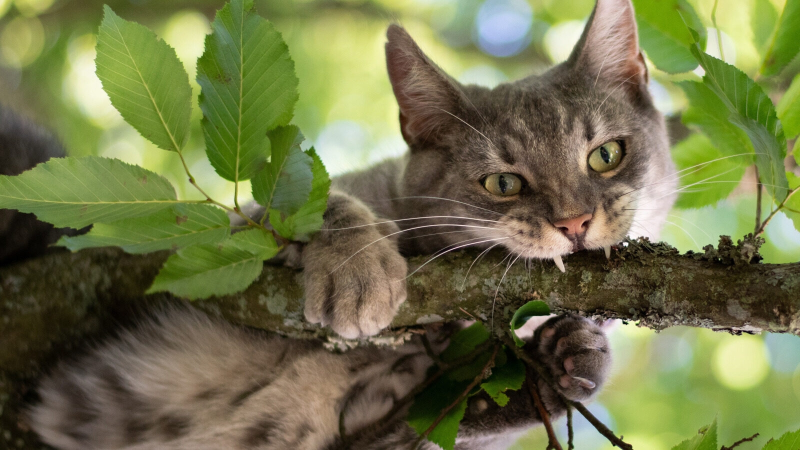
#> input picture ind/img.jpg, 1600 x 900 px (shown at 1/2 size)
$ jupyter execute ind.ipynb
#> lines starting #> are read from the running program, lines starting #| are printed output that depends on the picture
## Программа считывает изображение из файла, затем на изображении выделяется характерный участок и инвертируются его цвета. После обработанное изображение сохраняется в новый файл.

[cell 1]
import cv2
from matplotlib import pyplot as plt

[cell 2]
# Загрузка изображения из файла
img = cv2.imread('img.jpg', 1)
#> img is the input picture: shape (900, 1600, 3); mean B, G, R 73.4, 115.8, 112.8
img = cv2.cvtColor(img, cv2.COLOR_BGR2GRAY)
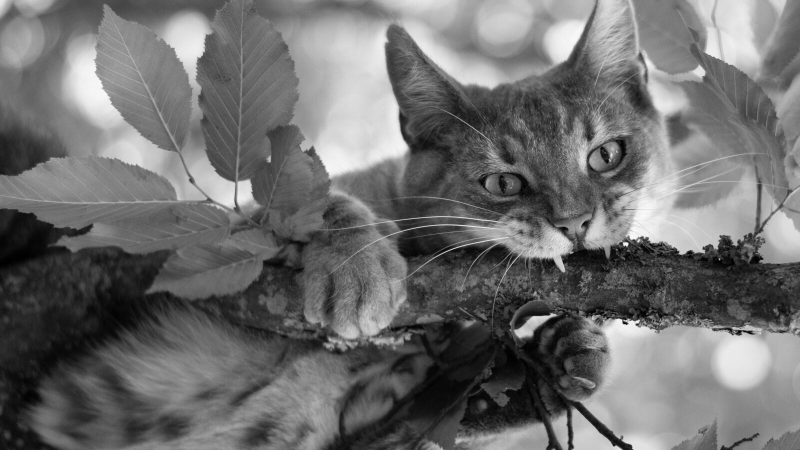
#> img: shape (900, 1600) (shown at 1/2 size); min 0, max 255, mean 110.1

# Инвертировать цвета изображения
inverted_img = cv2.bitwise_not(img)
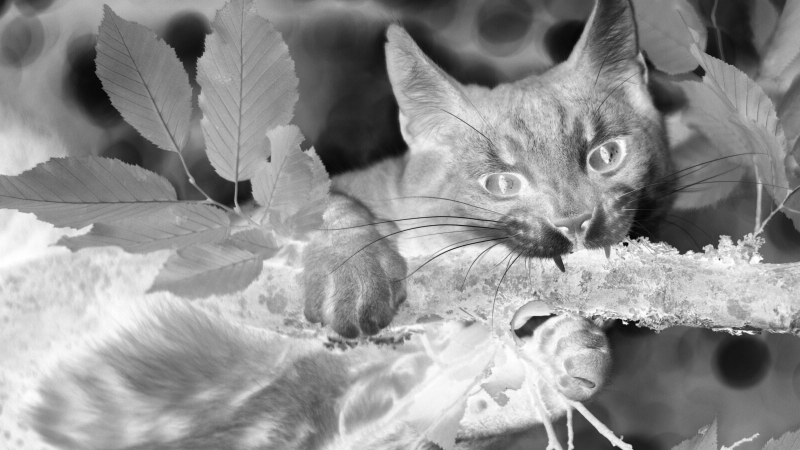
#> inverted_img: shape (900, 1600) (shown at 1/2 size); min 0, max 255, mean 144.9

# Нарисовать прямоугольник на изображении
ind_img=cv2.rectangle(inverted_img, (900, 500), (1300,200), (0, 255, 0), thickness=10)

# Сохранить обработанное изображение в новый файл
cv2.imwrite('ind_img.jpg', ind_img)

# Отобразить обработанное
plt.imshow(ind_img);
